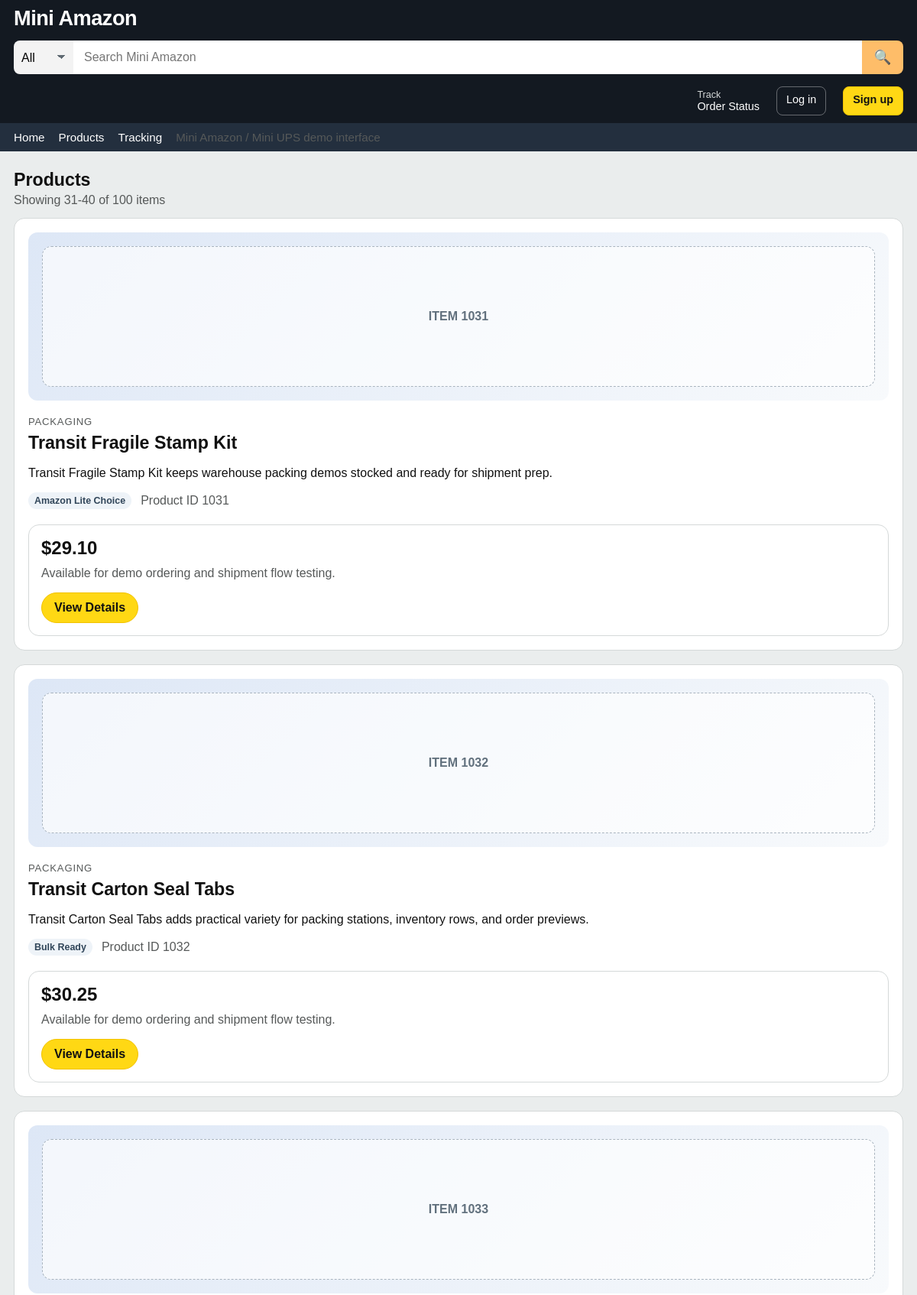
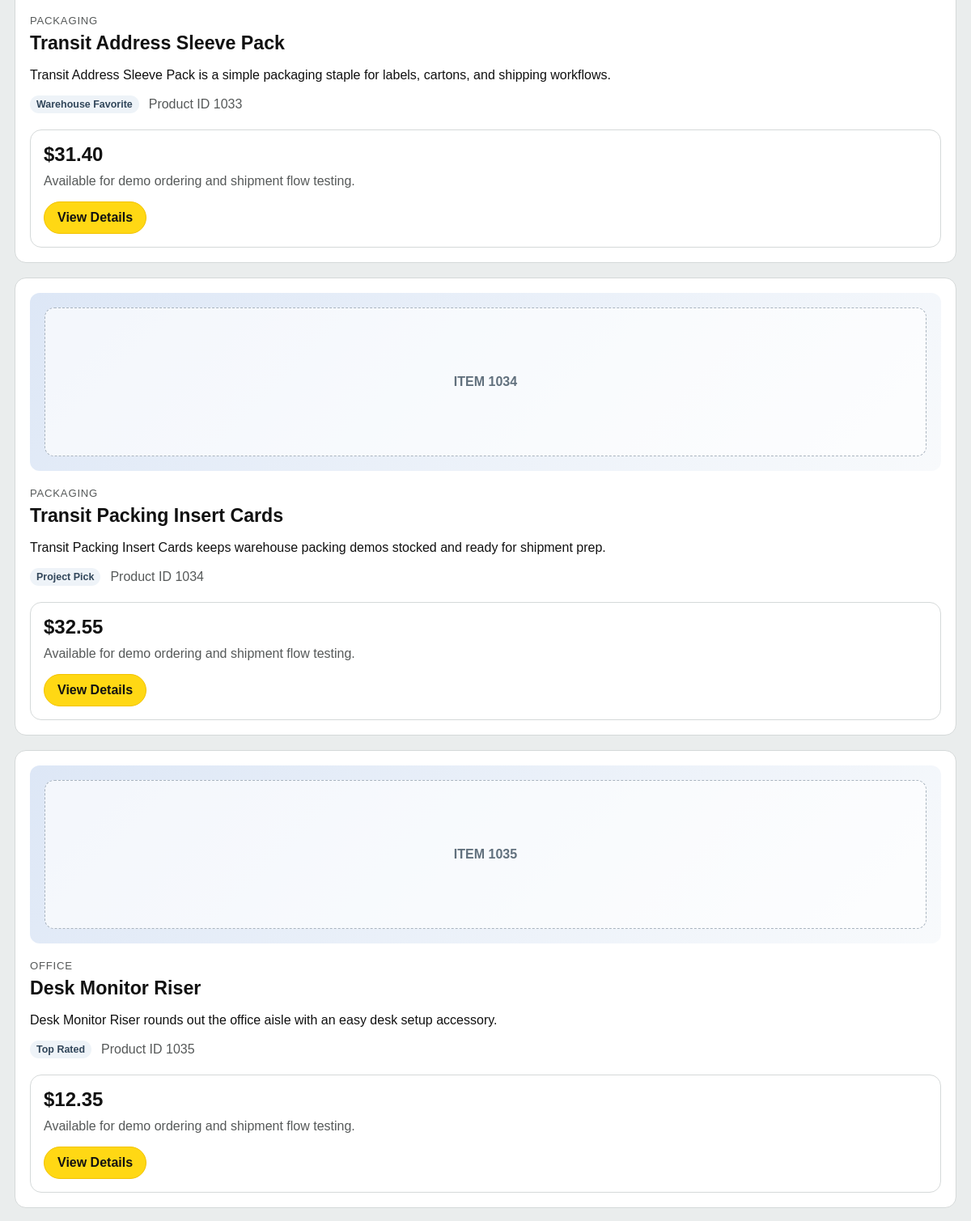
The page /products/?page=4 (upper part) on the database its author committed (2 pictures, top to bottom).
### store/models.py (models this page shows, shortened)
class TimestampedModel(models.Model):
    created_at = models.DateTimeField(auto_now_add=True)
    updated_at = models.DateTimeField(auto_now=True)
    class Meta:
        abstract = True

class Product(TimestampedModel):
    product_id = models.BigIntegerField(unique=True, db_index=True)
    name = models.CharField(max_length=255, blank=True)
    description = models.CharField(max_length=255)
    price = models.DecimalField(max_digits=10, decimal_places=2, default=0)
    category = models.CharField(max_length=64, blank=True)
    badge = models.CharField(max_length=64, blank=True)
    image_url = models.URLField(blank=True)
    class Meta:
        ordering = ["product_id"]

### store/views.py (the view, shortened to what this page needs)
# urls.py: path("products/", views.product_list, name="product_list"),
def product_list(request):
    search_query = request.GET.get("q", "").strip()
    filtered_products = get_catalog_products()
    paginator = Paginator(filtered_products, 10)
    page_obj = paginator.get_page(request.GET.get("page"))
    context = {
        "products": page_obj.object_list,
        "page_obj": page_obj,
        "search_query": search_query,
        "total_products": paginator.count,
    }
    return render(request, "store/product_list.html", context)

### store/services/catalog.py (called while the page is built)
def get_catalog_products() -> list[dict]:
    db_products = {
        str(product.product_id): _build_product_view(product)
        for product in Product.objects.all().order_by("product_id")
    }
    merged_products = []
    seen_product_ids = set()
    for seed_product in CATALOG_SEED_PRODUCTS:
        product_id = seed_product["product_id"]
        merged_products.append(db_products.get(product_id, seed_product.copy()))
        seen_product_ids.add(product_id)
    for product_id in sorted(db_products.keys(), key=int):
        if product_id not in seen_product_ids:
            merged_products.append(db_products[product_id])
    return merged_products

def get_catalog_metadata(product_id) -> dict:
    return CATALOG_METADATA_BY_ID.get(str(product_id), {})

def _build_product_view(product: Product) -> dict:
    metadata = get_catalog_metadata(product.product_id)
    return {
        "product_id": str(product.product_id),
        "name": product.name or metadata.get("name", product.description),
        "description": product.description,
        "price": str(product.price or metadata.get("price", "0.00")),
        "badge": product.badge or metadata.get("badge", "Catalog Item"),
        "category": product.category or metadata.get("category", "General"),
        "image_url": product.image_url,
    }

### store/templates/store/product_list.html (shortened to what this page needs)
{% extends "store/base.html" %}
{% block content %}
<section>
    <div class="section-head">
        <div>
            <h2>Products</h2>
            {% if search_query %}
            <div class="muted" style="margin-top: 4px;">
                {{ total_products }} result{{ total_products|pluralize }} for "{{ search_query }}"
            </div>
            {% else %}
            <div class="muted" style="margin-top: 4px;">
                Showing {{ page_obj.start_index }}-{{ page_obj.end_index }} of {{ total_products }} items
            </div>
            {% endif %}
        </div>
    </div>
    <div class="result-list">
        {% for product in products %}
        <article class="result-card">
            <div class="card-media" style="height: 220px; border-radius: 12px;">
                {% if product.image_url %}
                <img class="media-image" src="{{ product.image_url }}" alt="{{ product.name }}">
                {% else %}
                <div class="media-box">ITEM {{ product.product_id }}</div>
                {% endif %}
            </div>
            <div>
                <div class="eyebrow">{{ product.category }}</div>
                <h3>{{ product.name }}</h3>
                <p>{{ product.description }}</p>
                <div class="meta-row" style="justify-content: flex-start; gap: 12px;">
                    <span class="badge">{{ product.badge }}</span>
                    <span class="muted">Product ID {{ product.product_id }}</span>
                </div>
            </div>
            <div class="panel" style="padding: 16px;">
                <div class="price">${{ product.price }}</div>
                <p class="muted" style="margin: 10px 0 0;">Available for demo ordering and shipment flow testing.</p>
                <div style="margin-top: 16px;">
                    <a class="btn btn-primary" href="{% url 'product_detail' product.product_id %}">View Details</a>
                </div>
            </div>
        </article>
        {% empty %}
        <article class="panel">
            <h3 style="margin-top: 0;">No products found</h3>
            <p class="muted" style="margin-bottom: 0;">Try a different search term.</p>
        </article>
        {% endfor %}
    </div>
    </section>
{% endblock %}

### store/templates/store/base.html (style rules this page uses)
:root { --nav-main: #131921; --nav-sub: #232f3e; --page-bg: #eaeded; --card-bg: #ffffff; --text-main: #111111; --text-muted: #565959; --link: #2162a1; --accent: #ffd814; --accent-strong: #f7ca00; --border: #d5d9d9; }
* { box-sizing: border-box; }
body { margin: 0; font-family: Arial, sans-serif; color: var(--text-main); background: var(--page-bg); }
a { color: inherit; text-decoration: none; }
.btn { display: inline-flex; align-items: center; justify-content: center; min-height: 40px; padding: 0 16px; border-radius: 999px; border: 1px solid #c7c7c7; background: #ffffff; cursor: pointer; font-weight: 600; }
.btn-primary { background: var(--accent); border-color: #f2c200; }
.section-head { display: flex; justify-content: space-between; align-items: baseline; margin-bottom: 14px; }
.section-head h2 { margin: 0; font-size: 1.45rem; }
.card-media { height: 190px; background: linear-gradient(135deg, #dde7f6 0%, #f8fafc 100%); display: flex; align-items: center; justify-content: center; padding: 18px; }
.media-box { width: 100%; height: 100%; border-radius: 12px; border: 1px dashed #a9b4bf; display: flex; align-items: center; justify-content: center; color: #61707d; font-weight: 700; background: rgba(255, 255, 255, 0.65); }
.eyebrow { color: var(--text-muted); font-size: 0.82rem; text-transform: uppercase; letter-spacing: 0.06em; margin-bottom: 6px; }
.price-row, .meta-row { display: flex; justify-content: space-between; align-items: center; gap: 8px; }
.price { font-size: 1.5rem; font-weight: 700; }
.badge { display: inline-flex; align-items: center; padding: 4px 8px; border-radius: 999px; background: #eef3f8; color: #31465a; font-size: 0.78rem; font-weight: 700; }
.panel { background: #ffffff; border: 1px solid var(--border); border-radius: 14px; padding: 18px; }
.result-list { display: grid; gap: 18px; }
.result-card { display: grid; grid-template-columns: 240px 1fr 220px; gap: 20px; background: #ffffff; border: 1px solid var(--border); border-radius: 14px; padding: 18px; }
.result-card h3 { margin: 0 0 10px; font-size: 1.45rem; line-height: 1.25; }
.muted { color: var(--text-muted); }
@media (max-width: 1200px) { .topbar-inner, .product-layout, .result-card, .detail-grid, .hero { grid-template-columns: 1fr; } }

### rows shown on the page
Product: product_id "1031", category "PACKAGING", name "Transit Fragile Stamp Kit", description "Transit Fragile Stamp Kit keeps warehouse packing demos stocked and ready for shipment prep.", badge "Amazon Lite Choice", price "29.10"
Product: product_id "1032", category "PACKAGING", name "Transit Carton Seal Tabs", description "Transit Carton Seal Tabs adds practical variety for packing stations, inventory rows, and order previews.", badge "Bulk Ready", price "30.25"
Product: product_id "1033", category "PACKAGING", name "Transit Address Sleeve Pack", description "Transit Address Sleeve Pack is a simple packaging staple for labels, cartons, and shipping workflows.", badge "Warehouse Favorite", price "31.40"
Product: product_id "1034", category "PACKAGING", name "Transit Packing Insert Cards", description "Transit Packing Insert Cards keeps warehouse packing demos stocked and ready for shipment prep.", badge "Project Pick", price "32.55"
Product: product_id "1035", category "OFFICE", name "Desk Monitor Riser", description "Desk Monitor Riser rounds out the office aisle with an easy desk setup accessory.", badge "Top Rated", price "12.35"

### other values the page prints
{{ page_obj.start_index }} "31"
{{ page_obj.end_index }} "40"
{{ total_products }} "100"
